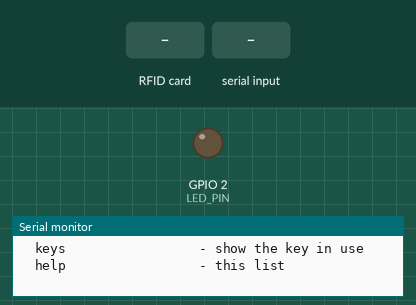
Simulated run of this sketch. Board: ESP32. On the bench: output pins drawn as LEDs (lit = HIGH), the last lines printed to the serial monitor. The inputs (shaded band) are chosen by the test bench.

Above: at 1.3 s.
1.4 s: RFID card 5E 7A 19 C4 held to the reader
At 1.47 s:
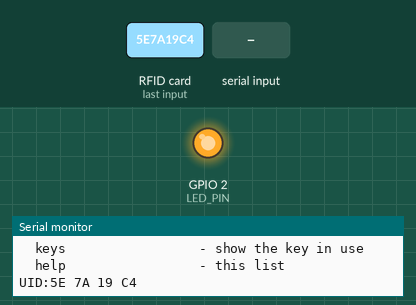
3.0 s: "help 1\n" received over Serial
4.5 s: "keys\n" received over Serial
Timing chart, 0 to 7.5 s (numbered marks = the images above; inputs shaded):
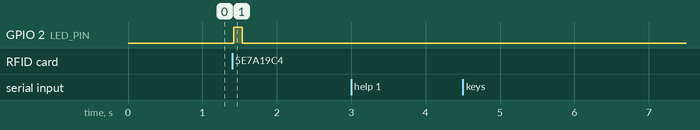

Measured:
- after the input at 1.4 s, GPIO 2 (LED_PIN): LOW → HIGH at once, → LOW 0.12 s later

The sketch:

RFID_Tool.ino
```cpp
// ============================================================================
//  RFID_Tool - ESP32 + RC522 card reader/writer for the Arduino IDE
// ----------------------------------------------------------------------------
//  Open the Serial Monitor at 115200 baud (set line ending to "Newline").
//  Tap a card, then type a command and press Enter:
//
//     uid            - print just the UID of the card on the reader
//     dump           - print the WHOLE card: UID, type, and every block
//     read <blk>     - read one block (0-63), e.g.  read 1
//     write <blk> <text>  - write text to a data block, e.g.  write 1 HELLO
//     keys           - show the key being used
//     help           - show this list
//
//  Uses the default key FF FF FF FF FF FF (factory cards). Change DEFAULT_KEY
//  below if your cards use a different key.
//
//  Wiring (RC522 -> ESP32):
//     SDA/SS -> 5    SCK -> 18    MOSI -> 23    MISO -> 19    RST -> 22
//     3.3V  -> 3V3 (NOT 5V)       GND -> GND
//
//  Needs the "MFRC522" library (Sketch > Include Library > Manage Libraries).
// ============================================================================

#include <SPI.h>
#include <MFRC522.h>

#define SS_PIN  5
#define RST_PIN 22
#define LED_PIN 2

MFRC522 rfid(SS_PIN, RST_PIN);
MFRC522::MIFARE_Key DEFAULT_KEY = { {0xFF, 0xFF, 0xFF, 0xFF, 0xFF, 0xFF} };

String cmd = "";

// ---------------------------------------------------------------------------

void setup() {
  Serial.begin(115200);
  pinMode(LED_PIN, OUTPUT);
  SPI.begin(18, 19, 23, SS_PIN);   // SCK, MISO, MOSI, SS
  rfid.PCD_Init();
  delay(50);
  rfid.PCD_SetAntennaGain(rfid.RxGain_max);   // best range, helps clone chips

  byte v = rfid.PCD_ReadRegister(MFRC522::VersionReg);
  if (v == 0x00 || v == 0xFF)
    Serial.println("ERROR: RC522 not found - check wiring");
  else {
    Serial.print("READY: RC522 firmware 0x");
    Serial.println(v, HEX);
  }
  printHelp();
}

// ---------------------------------------------------------------------------

void loop() {
  // 1. Auto-print the UID whenever a new card is tapped (like the old sketch).
  if (rfid.PICC_IsNewCardPresent() && rfid.PICC_ReadCardSerial()) {
    Serial.print("UID:");
    Serial.println(uidString());
    blink();
    rfid.PICC_HaltA();
    rfid.PCD_StopCrypto1();
  }

  // 2. Read a typed command from the Serial Monitor.
  while (Serial.available()) {
    char c = Serial.read();
    if (c == '\n' || c == '\r') {
      cmd.trim();
      if (cmd.length()) handleCommand(cmd);
      cmd = "";
    } else {
      cmd += c;
    }
  }
}

// ---------------------------------------------------------------------------
//  Commands
// ---------------------------------------------------------------------------

void handleCommand(String line) {
  String low = line;
  low.toLowerCase();

  if (low == "help") { printHelp(); return; }
  if (low == "keys") {
    Serial.print("Using key: ");
    for (byte i = 0; i < 6; i++) { print2(DEFAULT_KEY.keyByte[i]); Serial.print(' '); }
    Serial.println();
    return;
  }

  // every other command needs a card on the reader
  if (!selectCard()) { Serial.println("No card on the reader - tap one and retry."); return; }

  if (low == "uid") {
    Serial.print("UID: "); Serial.println(uidString());
  }
  else if (low == "dump") {
    rfid.PICC_DumpToSerial(&(rfid.uid));     // full card: UID, type, all blocks
    return;                                   // DumpToSerial already halts the card
  }
  else if (low.startsWith("read ")) {
    int blk = line.substring(5).toInt();
    readBlock(blk);
  }
  else if (low.startsWith("write ")) {
    int sp = line.indexOf(' ', 6);
    if (sp < 0) { Serial.println("Usage: write <block> <text>"); }
    else {
      int blk = line.substring(6, sp).toInt();
      String text = line.substring(sp + 1);
      writeBlock(blk, text);
    }
  }
  else {
    Serial.println("Unknown command. Type 'help'.");
  }

  rfid.PICC_HaltA();
  rfid.PCD_StopCrypto1();
}

// ---------------------------------------------------------------------------
//  Block read / write (MIFARE Classic, default key A)
// ---------------------------------------------------------------------------

void readBlock(int blk) {
  if (blk < 0 || blk > 63) { Serial.println("Block must be 0-63."); return; }
  if (!authBlock(blk)) { Serial.println("Auth failed (wrong key or locked block)."); return; }

  byte buf[18];
  byte len = sizeof(buf);
  if (rfid.MIFARE_Read((byte)blk, buf, &len) != MFRC522::STATUS_OK) {
    Serial.println("Read failed."); return;
  }
  Serial.print("Block "); Serial.print(blk); Serial.print(": ");
  for (byte i = 0; i < 16; i++) { print2(buf[i]); Serial.print(' '); }
  Serial.print(" |");
  for (byte i = 0; i < 16; i++) Serial.print((buf[i] >= 32 && buf[i] < 127) ? (char)buf[i] : '.');
  Serial.println("|");
}

void writeBlock(int blk, String text) {
  if (blk < 0 || blk > 63) { Serial.println("Block must be 0-63."); return; }
  // guard rails: don't let a typo brick the card
  if (blk == 0) { Serial.println("Refusing: block 0 is the UID/manufacturer block."); return; }
  if ((blk + 1) % 4 == 0) { Serial.println("Refusing: that is a sector trailer (holds the keys)."); return; }

  byte data[16];
  for (byte i = 0; i < 16; i++) data[i] = (i < text.length()) ? text[i] : 0x00;

  if (!authBlock(blk)) { Serial.println("Auth failed (wrong key or locked block)."); return; }
  if (rfid.MIFARE_Write((byte)blk, data, 16) != MFRC522::STATUS_OK) {
    Serial.println("Write failed."); return;
  }
  Serial.print("Wrote block "); Serial.print(blk); Serial.print(": \"");
  Serial.print(text); Serial.println("\"");
  readBlock(blk);   // read it back to prove it stuck
}

bool authBlock(int blk) {
  return rfid.PCD_Authenticate(MFRC522::PICC_CMD_MF_AUTH_KEY_A,
                               (byte)blk, &DEFAULT_KEY, &(rfid.uid)) == MFRC522::STATUS_OK;
}

// ---------------------------------------------------------------------------
//  Helpers
// ---------------------------------------------------------------------------

bool selectCard() {
  // Wake a card that may already be sitting on the reader.
  return (rfid.PICC_IsNewCardPresent() && rfid.PICC_ReadCardSerial()) ||
         (rfid.PICC_IsNewCardPresent() && rfid.PICC_ReadCardSerial());
}

String uidString() {
  String s = "";
  for (byte i = 0; i < rfid.uid.size; i++) {
    if (rfid.uid.uidByte[i] < 0x10) s += "0";
    s += String(rfid.uid.uidByte[i], HEX);
    if (i < rfid.uid.size - 1) s += " ";
  }
  s.toUpperCase();
  return s;
}

void print2(byte b) { if (b < 0x10) Serial.print('0'); Serial.print(b, HEX); }

void blink() { digitalWrite(LED_PIN, HIGH); delay(120); digitalWrite(LED_PIN, LOW); }

void printHelp() {
  Serial.println();
  Serial.println("Commands (tap a card first, Serial Monitor set to 'Newline'):");
  Serial.println("  uid                  - print the UID");
  Serial.println("  dump                 - print the whole card (all blocks)");
  Serial.println("  read <blk>           - read one block, e.g. read 1");
  Serial.println("  write <blk> <text>   - write text to a block, e.g. write 1 HELLO");
  Serial.println("  keys                 - show the key in use");
  Serial.println("  help                 - this list");
  Serial.println();
}
```
